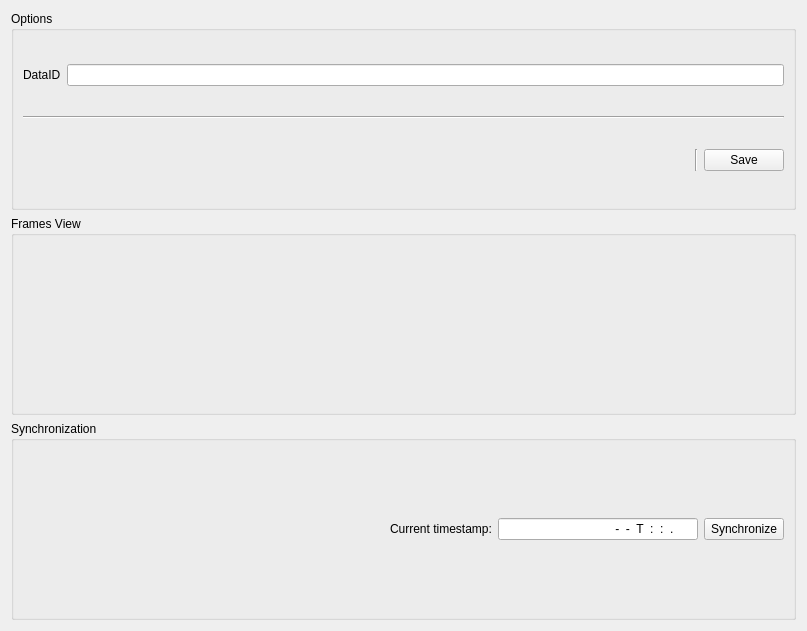
<?xml version="1.0" encoding="UTF-8"?>
<ui version="4.0">
 <class>Form</class>
 <widget class="QWidget" name="Form">
  <property name="geometry">
   <rect>
    <x>0</x>
    <y>0</y>
    <width>807</width>
    <height>631</height>
   </rect>
  </property>
  <property name="windowTitle">
   <string>Form</string>
  </property>
  <layout class="QVBoxLayout" name="verticalLayout">
   <item>
    <widget class="QGroupBox" name="optionsGroupBox">
     <property name="title">
      <string>Options</string>
     </property>
     <layout class="QVBoxLayout" name="verticalLayout_2">
      <item>
       <layout class="QHBoxLayout" name="horizontalLayout">
        <item>
         <widget class="QLabel" name="dataIDLabel">
          <property name="text">
           <string>DataID</string>
          </property>
         </widget>
        </item>
        <item>
         <widget class="QLineEdit" name="dataIDField"/>
        </item>
       </layout>
      </item>
      <item>
       <widget class="Line" name="line">
        <property name="orientation">
         <enum>Qt::Horizontal</enum>
        </property>
       </widget>
      </item>
      <item>
       <layout class="QHBoxLayout" name="openVideoLayout">
        <item>
         <spacer name="horizontalSpacer_2">
          <property name="orientation">
           <enum>Qt::Horizontal</enum>
          </property>
          <property name="sizeHint" stdset="0">
           <size>
            <width>40</width>
            <height>20</height>
           </size>
          </property>
         </spacer>
        </item>
        <item>
         <widget class="Line" name="line_2">
          <property name="orientation">
           <enum>Qt::Vertical</enum>
          </property>
         </widget>
        </item>
        <item>
         <widget class="QPushButton" name="saveButton">
          <property name="text">
           <string>Save</string>
          </property>
          <property name="icon">
           <iconset resource="../res/vsdt.qrc">
            <normaloff>:/icons/save.png</normaloff>:/icons/save.png</iconset>
          </property>
          <property name="shortcut">
           <string>Enter</string>
          </property>
         </widget>
        </item>
       </layout>
      </item>
     </layout>
    </widget>
   </item>
   <item>
    <widget class="QGroupBox" name="framesViewGroupBox">
     <property name="title">
      <string>Frames View</string>
     </property>
     <layout class="QVBoxLayout" name="framesViewGroupVerticalLayout"/>
    </widget>
   </item>
   <item>
    <widget class="QGroupBox" name="groupBox">
     <property name="title">
      <string>Synchronization</string>
     </property>
     <layout class="QVBoxLayout" name="verticalLayout_3">
      <item>
       <layout class="QHBoxLayout" name="syncLayout">
        <item>
         <spacer name="horizontalSpacer">
          <property name="orientation">
           <enum>Qt::Horizontal</enum>
          </property>
          <property name="sizeHint" stdset="0">
           <size>
            <width>40</width>
            <height>20</height>
           </size>
          </property>
         </spacer>
        </item>
        <item>
         <widget class="QLabel" name="currentTimestampLabel">
          <property name="text">
           <string>Current timestamp:</string>
          </property>
         </widget>
        </item>
        <item>
         <widget class="QLineEdit" name="currentTimestampField">
          <property name="minimumSize">
           <size>
            <width>200</width>
            <height>0</height>
           </size>
          </property>
          <property name="maximumSize">
           <size>
            <width>200</width>
            <height>16777215</height>
           </size>
          </property>
          <property name="inputMask">
           <string>9999-99-99T99:99:99.999999</string>
          </property>
          <property name="alignment">
           <set>Qt::AlignRight|Qt::AlignTrailing|Qt::AlignVCenter</set>
          </property>
         </widget>
        </item>
        <item>
         <widget class="QPushButton" name="syncButton">
          <property name="text">
           <string>Synchronize</string>
          </property>
          <property name="icon">
           <iconset resource="../res/vsdt.qrc">
            <normaloff>:/icons/sinchronize.png</normaloff>:/icons/sinchronize.png</iconset>
          </property>
         </widget>
        </item>
       </layout>
      </item>
     </layout>
     <zorder></zorder>
    </widget>
   </item>
  </layout>
 </widget>
 <resources>
  <include location="../res/vsdt.qrc"/>
 </resources>
 <connections/>
</ui>
